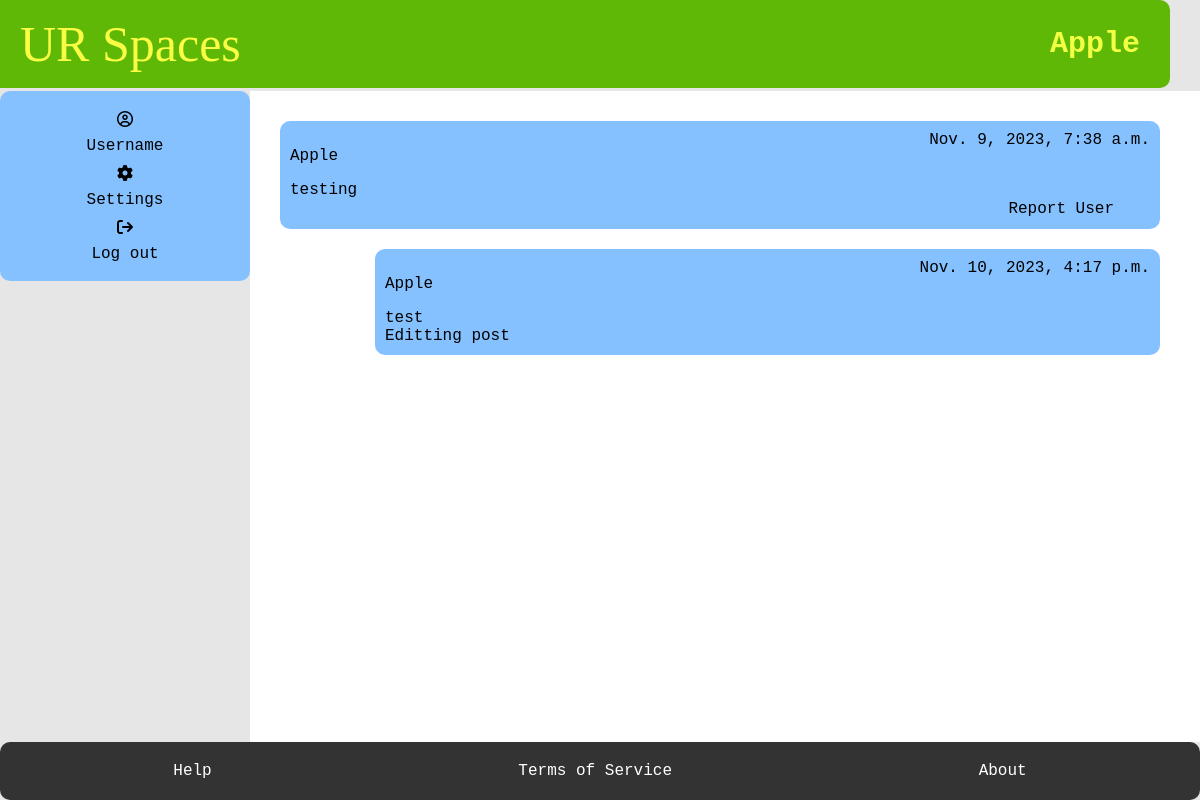
Page /user/apple/ (signed in) on the earlier database version.
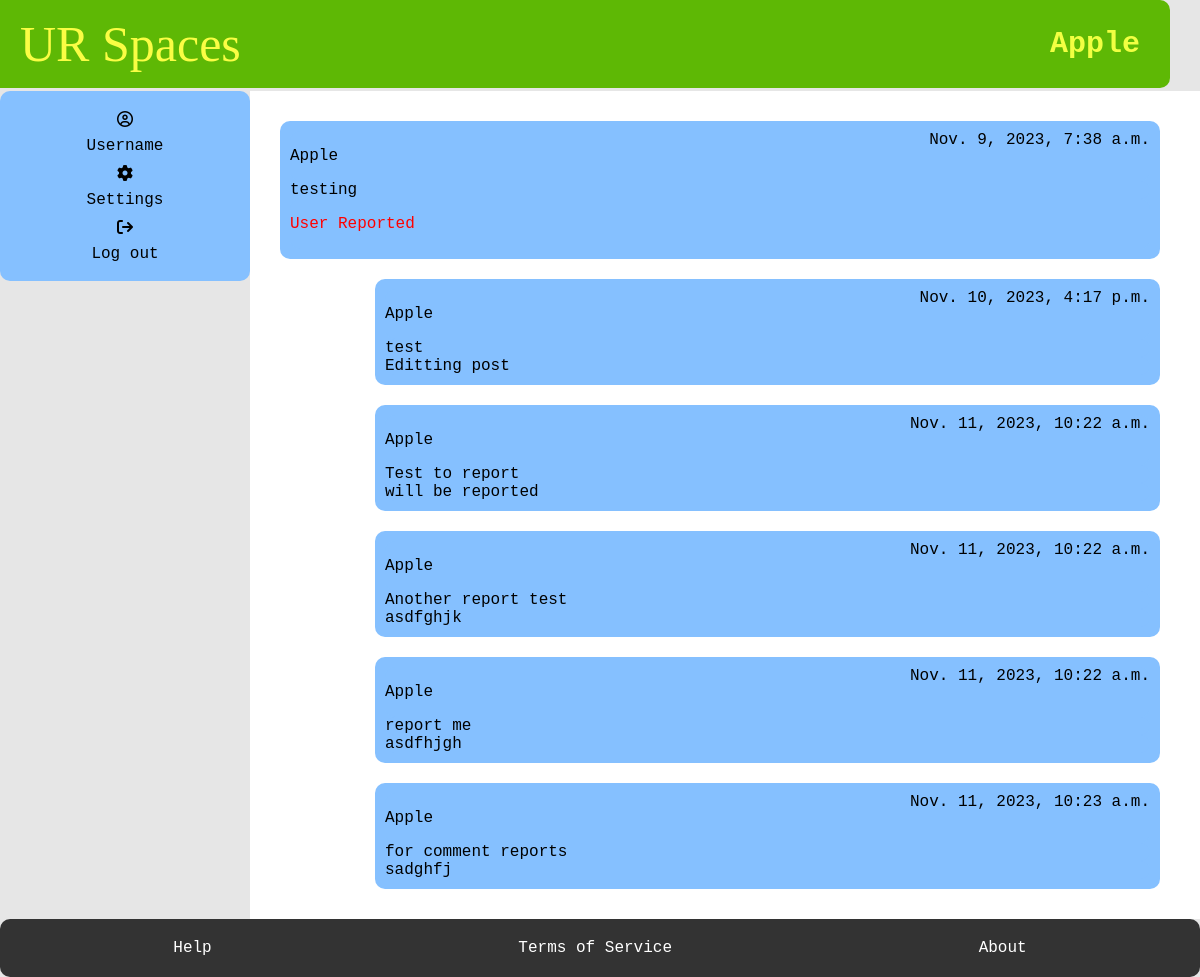
Same page on the later database version.
### myapp/models.py (models this page shows, shortened)
class Posts(models.Model):
    User_ID = models.ForeignKey(Student, on_delete=models.CASCADE)
    SubForum_ID = models.ForeignKey(SubForum, default= 1, on_delete=models.CASCADE)
    post_name = models.TextField(max_length=400)
    contents = models.TextField()
    count_likes = models.IntegerField(default=0, blank=True, )
    locked = models.BooleanField(default=False)
    pin = models.BooleanField(default=False)
    reported = models.BooleanField(default=False)
    post_date = models.DateTimeField(auto_now_add=True)
    slug = models.SlugField(max_length=400, unique=True, blank=True)
    def get_url(self):
        return reverse("posts", kwargs={
            "slug":self.slug
        })

class Student(models.Model):
    User_ID = models.ForeignKey(User, on_delete=models.CASCADE)
    bio = models.TextField(default="Please add bio in settings", blank=True)
    banned = models.BooleanField(default=False)
    avatar =ResizedImageField(size=[50, 80], quality=100, upload_to="authors", default=None, null=True, blank=True)
    reported = models.BooleanField(default=False)
    slug = models.SlugField(max_length=400, unique=True, blank=True)

### myapp/views.py (the view, shortened to what this page needs)
# urls.py: path("user/<slug>/", user, name="user"),
@login_required
def user(request, slug):
    student= get_object_or_404(Student, slug=slug)
    post = Posts.objects.filter(User_ID = student)
    user = request.user
    currentUser = User.objects.get(username = user)
    try:
        moderator = Moderator.objects.get(User_ID = currentUser)
    except:
        moderator = None
    context = {
        "student": student,
        "post": post,
        "moderator": moderator
    }
    return render(request, "user.html", context)

### myapp/templates/user.html (shortened to what this page needs)
{% extends 'base.html' %}
    {% block title %}
      <h1>{{student.User_ID.username}}</h1>
    {% endblock %}
    {% block content %}
    <main>
        <section class="box">
            <div class="forum-item">
                <p> {{student.User_ID.username}} </p>
                <span> {{student.User_ID.date_joined}}</span>
            </div>
            <div class="forum-item">
              <span> {{student.bio}}</span>
            </div>
            {%if moderator is  None%}
              {%if student.reported == False%}
              <form action="." method="POST" id="reportPostForm">
              <div class="user-item">
              <input type="submit" value="Report User" class="btn2" name="reportUser_btn">
              </div>
              </form>
              {%else %}
              <div class="forum-item">
              <p style="color: red">User Reported</p>
              </div>
              {% endif %}
            {% endif %}
          </section>
          {% for field in post %}
            <section class="sub-box">
                <div class="forum-item">
                    <p> {{field.User_ID.User_ID.username}} </p>
                    <span> {{field.post_date}} </span>
                </div>
                <div class="forum-item">
                  <a href="{{field.get_url}}"> {{field.post_name}}  </a>
                  </div>
                  <div class="forum-item">
                    <span> {{field.contents}} </span>
                  </div>
            </section>
            {% endfor %}
    </main>
    {% endblock %}

Differences in the rows shown:
changed Student "testing": reported False → True (drawn)
added Posts: User_ID.User_ID.username "Apple", post_date "Nov. 11, 2023, 10:22 a.m.", post_name "Test to report", contents "will be reported"
added Posts: User_ID.User_ID.username "Apple", post_date "Nov. 11, 2023, 10:22 a.m.", post_name "Another report test", contents "asdfghjk"
added Posts: User_ID.User_ID.username "Apple", post_date "Nov. 11, 2023, 10:22 a.m.", post_name "report me", contents "asdfhjgh"
added Posts: User_ID.User_ID.username "Apple", post_date "Nov. 11, 2023, 10:23 a.m.", post_name "for comment reports", contents "sadghfj"
Other differences:
form field reportUser_btn: "Report User" → (not shown)
text now shown: "User Reported"
